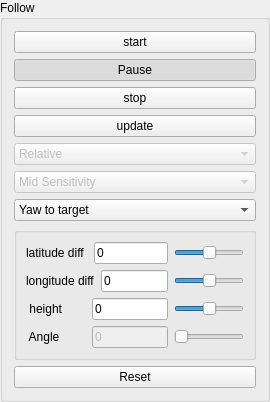
           <widget class="QGroupBox" name="gb_follow">
            <property name="enabled">
             <bool>true</bool>
            </property>
            <property name="minimumSize">
             <size>
              <width>270</width>
              <height>380</height>
             </size>
            </property>
            <property name="maximumSize">
             <size>
              <width>270</width>
              <height>16777215</height>
             </size>
            </property>
            <property name="title">
             <string>Follow</string>
            </property>
            <layout class="QVBoxLayout" name="verticalLayout_50">
             <item>
              <layout class="QVBoxLayout" name="verticalLayout_38">
               <item>
                <widget class="QPushButton" name="btn_follow_start">
                 <property name="text">
                  <string>start</string>
                 </property>
                </widget>
               </item>
               <item>
                <widget class="QPushButton" name="btn_follow_pause">
                 <property name="text">
                  <string>Pause</string>
                 </property>
                 <property name="checkable">
                  <bool>true</bool>
                 </property>
                 <property name="checked">
                  <bool>true</bool>
                 </property>
                </widget>
               </item>
               <item>
                <widget class="QPushButton" name="btn_follow_stop">
                 <property name="text">
                  <string>stop</string>
                 </property>
                </widget>
               </item>
               <item>
                <widget class="QPushButton" name="btn_follow_update">
                 <property name="text">
                  <string>update</string>
                 </property>
                </widget>
               </item>
              </layout>
             </item>
             <item>
              <layout class="QVBoxLayout" name="verticalLayout_36">
               <item>
                <widget class="QComboBox" name="comboBox_portName_2">
                 <property name="enabled">
                  <bool>false</bool>
                 </property>
                 <item>
                  <property name="text">
                   <string>Relative</string>
                  </property>
                 </item>
                 <item>
                  <property name="text">
                   <string>Route</string>
                  </property>
                 </item>
                 <item>
                  <property name="text">
                   <string>Smart</string>
                  </property>
                 </item>
                </widget>
               </item>
               <item>
                <widget class="QComboBox" name="comboBox_portName_6">
                 <property name="enabled">
                  <bool>false</bool>
                 </property>
                 <property name="currentIndex">
                  <number>1</number>
                 </property>
                 <item>
                  <property name="text">
                   <string>Low Sensitivity</string>
                  </property>
                 </item>
                 <item>
                  <property name="text">
                   <string>Mid Sensitivity</string>
                  </property>
                 </item>
                 <item>
                  <property name="text">
                   <string>High Sensitivity</string>
                  </property>
                 </item>
                </widget>
               </item>
               <item>
                <widget class="QComboBox" name="comboBox_portName_4">
                 <item>
                  <property name="text">
                   <string>Yaw to target</string>
                  </property>
                 </item>
                 <item>
                  <property name="text">
                   <string>Yaw Custom</string>
                  </property>
                 </item>
                </widget>
               </item>
              </layout>
             </item>
             <item>
              <widget class="QGroupBox" name="gpx">
               <layout class="QVBoxLayout" name="verticalLayout_37">
                <item>
                 <layout class="QHBoxLayout" name="horizontalLayout_54">
                  <item>
                   <widget class="QLabel" name="label_37">
                    <property name="text">
                     <string>latitude diff </string>
                    </property>
                   </widget>
                  </item>
                  <item>
                   <widget class="QLineEdit" name="le_follow_la">
                    <property name="focusPolicy">
                     <enum>Qt::ClickFocus</enum>
                    </property>
                    <property name="text">
                     <string>0</string>
                    </property>
                   </widget>
                  </item>
                  <item>
                   <widget class="QSlider" name="hs_follow_la">
                    <property name="minimumSize">
                     <size>
                      <width>70</width>
                      <height>0</height>
                     </size>
                    </property>
                    <property name="minimum">
                     <number>-1000</number>
                    </property>
                    <property name="maximum">
                     <number>1000</number>
                    </property>
                    <property name="orientation">
                     <enum>Qt::Horizontal</enum>
                    </property>
                    <property name="invertedAppearance">
                     <bool>false</bool>
                    </property>
                    <property name="invertedControls">
                     <bool>false</bool>
                    </property>
                    <property name="tickPosition">
                     <enum>QSlider::NoTicks</enum>
                    </property>
                    <property name="tickInterval">
                     <number>0</number>
                    </property>
                   </widget>
                  </item>
                 </layout>
                </item>
                <item>
                 <layout class="QHBoxLayout" name="horizontalLayout_55">
                  <item>
                   <widget class="QLabel" name="label_38">
                    <property name="text">
                     <string>longitude diff</string>
                    </property>
                   </widget>
                  </item>
                  <item>
                   <widget class="QLineEdit" name="le_follow_lo">
                    <property name="focusPolicy">
                     <enum>Qt::ClickFocus</enum>
                    </property>
                    <property name="text">
                     <string>0</string>
                    </property>
                   </widget>
                  </item>
                  <item>
                   <widget class="QSlider" name="hs_follow_lo">
                    <property name="minimumSize">
                     <size>
                      <width>70</width>
                      <height>0</height>
                     </size>
                    </property>
                    <property name="minimum">
                     <number>-1000</number>
                    </property>
                    <property name="maximum">
                     <number>1000</number>
                    </property>
                    <property name="orientation">
                     <enum>Qt::Horizontal</enum>
                    </property>
                    <property name="invertedAppearance">
                     <bool>false</bool>
                    </property>
                    <property name="invertedControls">
                     <bool>false</bool>
                    </property>
                    <property name="tickPosition">
                     <enum>QSlider::NoTicks</enum>
                    </property>
                    <property name="tickInterval">
                     <number>0</number>
                    </property>
                   </widget>
                  </item>
                 </layout>
                </item>
                <item>
                 <layout class="QHBoxLayout" name="horizontalLayout_56">
                  <item>
                   <widget class="QLabel" name="label_39">
                    <property name="text">
                     <string> height       </string>
                    </property>
                   </widget>
                  </item>
                  <item>
                   <widget class="QLineEdit" name="le_follow_hi">
                    <property name="focusPolicy">
                     <enum>Qt::ClickFocus</enum>
                    </property>
                    <property name="text">
                     <string>0</string>
                    </property>
                   </widget>
                  </item>
                  <item>
                   <widget class="QSlider" name="hs_follow_al">
                    <property name="minimumSize">
                     <size>
                      <width>70</width>
                      <height>0</height>
                     </size>
                    </property>
                    <property name="minimum">
                     <number>-1000</number>
                    </property>
                    <property name="maximum">
                     <number>1000</number>
                    </property>
                    <property name="orientation">
                     <enum>Qt::Horizontal</enum>
                    </property>
                    <property name="invertedAppearance">
                     <bool>false</bool>
                    </property>
                    <property name="invertedControls">
                     <bool>false</bool>
                    </property>
                    <property name="tickPosition">
                     <enum>QSlider::NoTicks</enum>
                    </property>
                    <property name="tickInterval">
                     <number>0</number>
                    </property>
                   </widget>
                  </item>
                 </layout>
                </item>
                <item>
                 <layout class="QHBoxLayout" name="horizontalLayout_58">
                  <item>
                   <widget class="QLabel" name="label_42">
                    <property name="text">
                     <string> Angle        </string>
                    </property>
                   </widget>
                  </item>
                  <item>
                   <widget class="QLineEdit" name="le_follow_an">
                    <property name="enabled">
                     <bool>false</bool>
                    </property>
                    <property name="focusPolicy">
                     <enum>Qt::ClickFocus</enum>
                    </property>
                    <property name="text">
                     <string>0</string>
                    </property>
                   </widget>
                  </item>
                  <item>
                   <widget class="QSlider" name="hs_follow_an">
                    <property name="enabled">
                     <bool>false</bool>
                    </property>
                    <property name="minimumSize">
                     <size>
                      <width>70</width>
                      <height>0</height>
                     </size>
                    </property>
                    <property name="minimum">
                     <number>0</number>
                    </property>
                    <property name="maximum">
                     <number>3600</number>
                    </property>
                    <property name="orientation">
                     <enum>Qt::Horizontal</enum>
                    </property>
                    <property name="invertedAppearance">
                     <bool>false</bool>
                    </property>
                    <property name="invertedControls">
                     <bool>false</bool>
                    </property>
                    <property name="tickPosition">
                     <enum>QSlider::NoTicks</enum>
                    </property>
                    <property name="tickInterval">
                     <number>0</number>
                    </property>
                   </widget>
                  </item>
                 </layout>
                </item>
               </layout>
              </widget>
             </item>
             <item>
              <widget class="QPushButton" name="btn_follow_current">
               <property name="minimumSize">
                <size>
                 <width>0</width>
                 <height>20</height>
                </size>
               </property>
               <property name="text">
                <string>Reset</string>
               </property>
              </widget>
             </item>
            </layout>
           </widget>
